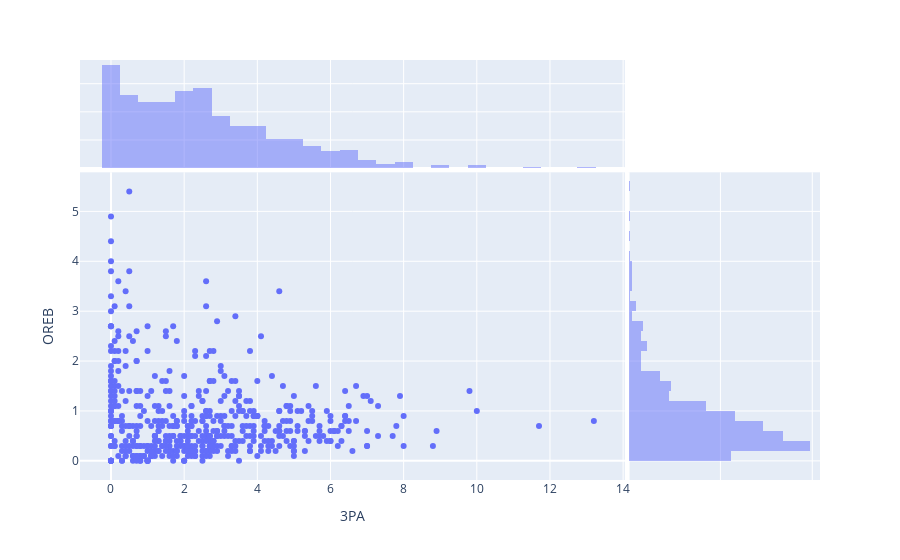

Notebook code cell kept with this figure:
### Code cell
import plotly.express as px
fig = px.scatter(
    df1, x='3PA', y='OREB',
    marginal_x="histogram", marginal_y="histogram", hover_name='PLAYER')
fig.show();

### Figure 1 — Plotly figure (JSON) as saved in the notebook; plotly's stock layout.template omitted (floating-point values rounded to 4 significant figures; data arrays with more than 128 entries replaced by an {"elided": "..."} marker saying what was removed)
{"data": [{"hoverlabel": {"namelength": 0}, "hovertemplate": "<b>%{hovertext}</b><br><br>3PA=%{x}<br>OREB=%{y}", "hovertext": {"elided": "530 str values"}, "legendgroup": "", "marker": {"color": "#636efa", "symbol": "circle"}, "mode": "markers", "name": "", "showlegend": false, "type": "scatter", "x": {"elided": "530 float values"}, "xaxis": "x", "y": {"elided": "530 float values"}, "yaxis": "y"}, {"alignmentgroup": "True", "bingroup": "x", "hoverlabel": {"namelength": 0}, "hovertemplate": "3PA=%{x}<br>count=%{y}", "legendgroup": "", "marker": {"color": "#636efa"}, "name": "", "offsetgroup": "", "opacity": 0.5, "showlegend": false, "type": "histogram", "x": {"elided": "530 float values"}, "xaxis": "x3", "yaxis": "y3"}, {"alignmentgroup": "True", "bingroup": "y", "hoverlabel": {"namelength": 0}, "hovertemplate": "OREB=%{y}<br>count=%{x}", "legendgroup": "", "marker": {"color": "#636efa"}, "name": "", "offsetgroup": "", "opacity": 0.5, "showlegend": false, "type": "histogram", "xaxis": "x2", "y": {"elided": "530 float values"}, "yaxis": "y2"}], "layout": {"barmode": "overlay", "legend": {"tracegroupgap": 0}, "margin": {"t": 60}, "xaxis": {"anchor": "y", "domain": [0, 0.7363], "title": {"text": "3PA"}}, "xaxis2": {"anchor": "y2", "domain": [0.7413, 1], "matches": "x2", "showgrid": true, "showline": false, "showticklabels": false, "ticks": ""}, "xaxis3": {"anchor": "y3", "domain": [0, 0.7363], "matches": "x", "showgrid": true, "showticklabels": false}, "xaxis4": {"anchor": "y4", "domain": [0.7413, 1], "matches": "x2", "showgrid": true, "showline": false, "showticklabels": false, "ticks": ""}, "yaxis": {"anchor": "x", "domain": [0, 0.7326], "title": {"text": "OREB"}}, "yaxis2": {"anchor": "x2", "domain": [0, 0.7326], "matches": "y", "showgrid": true, "showticklabels": false}, "yaxis3": {"anchor": "x3", "domain": [0.7426, 1], "matches": "y3", "showgrid": true, "showline": false, "showticklabels": false, "ticks": ""}, "yaxis4": {"anchor": "x4", "domain": [0.7426, 1], "matches": "y3", "showgrid": true, "showline": false, "showticklabels": false, "ticks": ""}}}
